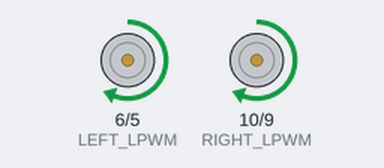
A sketch run on a simulated Arduino Uno, built with avr-gcc and run on an emulated ATmega328P. Shown: motor-driver pin pairs drawn as motors (green arrow = first pin HIGH = forward, orange = second pin HIGH = backward, longer = more drive). What the sketch prints to the serial monitor is not drawn.

Above: at 4.5 s.
At 7.5 s:
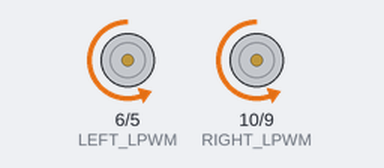
At 10.2 s:
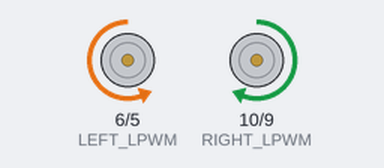
At 14.2 s:
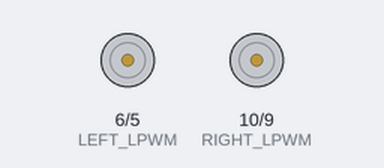
Timing chart, 0 to 18.5 s (numbered marks = the images above):
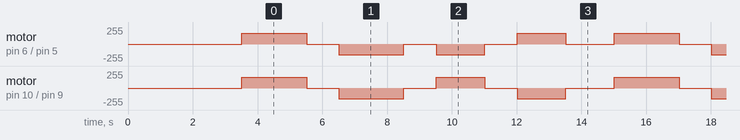

The sketch:

motor-driver-test.ino
```cpp
/**
 * ============================================================================
 * PROJECT   : CYBERROVER X4.3 — STANDALONE MOTOR DRIVER BENCH TEST
 * FILE      : motor-driver-test.ino
 * HARDWARE  : Arduino Uno (ATmega328P) + Dual BTS7960 43A Motor Drivers
 *
 * SEQUENCE IN LOOP:
 *   1. Forward  (2 sec) ➔ STOP (1 sec)
 *   2. Backward (2 sec) ➔ STOP (1 sec)
 *   3. Turn Left (1.5 sec) ➔ STOP (1 sec)
 *   4. Turn Right (1.5 sec) ➔ STOP (1 sec)
 * ============================================================================
 */

// ============================================================================
// 1. PIN DEFINITIONS (Exact match with CyberRover X4.3 Hardware)
// ============================================================================
// Left BTS7960 Motor Driver
const int LEFT_RPWM = 5;
const int LEFT_LPWM = 6;

// Right BTS7960 Motor Driver
const int RIGHT_RPWM = 9;
const int RIGHT_LPWM = 10;

// Test Speed: 0 (Off) to 255 (Full Speed). 160 = Safe ~60% power for testing.
const int TEST_SPEED = 160;

// ============================================================================
// 2. HELPER FUNCTIONS FOR EACH DIRECTION
// ============================================================================

void stopMotors() {
  analogWrite(LEFT_RPWM, 0);
  analogWrite(LEFT_LPWM, 0);
  analogWrite(RIGHT_RPWM, 0);
  analogWrite(RIGHT_LPWM, 0);
}

void moveForward(int speed) {
  // Left Forward
  analogWrite(LEFT_RPWM, 0);
  analogWrite(LEFT_LPWM, speed);
  // Right Forward
  analogWrite(RIGHT_RPWM, 0);
  analogWrite(RIGHT_LPWM, speed);
}

void moveBackward(int speed) {
  // Left Backward
  analogWrite(LEFT_RPWM, speed);
  analogWrite(LEFT_LPWM, 0);
  // Right Backward
  analogWrite(RIGHT_RPWM, speed);
  analogWrite(RIGHT_LPWM, 0);
}

void turnLeft(int speed) {
  // Left Backward, Right Forward (Tank Spin Left)
  analogWrite(LEFT_RPWM, speed);
  analogWrite(LEFT_LPWM, 0);
  analogWrite(RIGHT_RPWM, 0);
  analogWrite(RIGHT_LPWM, speed);
}

void turnRight(int speed) {
  // Left Forward, Right Backward (Tank Spin Right)
  analogWrite(LEFT_RPWM, 0);
  analogWrite(LEFT_LPWM, speed);
  analogWrite(RIGHT_RPWM, speed);
  analogWrite(RIGHT_LPWM, 0);
}

// ============================================================================
// 3. SETUP
// ============================================================================
void setup() {
  // Configure BTS7960 PWM control pins as outputs
  pinMode(LEFT_RPWM, OUTPUT);
  pinMode(LEFT_LPWM, OUTPUT);
  pinMode(RIGHT_RPWM, OUTPUT);
  pinMode(RIGHT_LPWM, OUTPUT);

  // Ensure motors start completely stopped
  stopMotors();

  Serial.begin(115200);
  delay(500);

  Serial.println(F("=================================================="));
  Serial.println(F("    CYBERROVER X4.3 — MOTOR DRIVER BENCH TEST     "));
  Serial.println(F("=================================================="));
  Serial.println(F("Starting in 3 seconds... Keep wheels off the desk!"));

  // 3-second safety pause so you can get ready
  delay(3000);
}

// ============================================================================
// 4. MAIN TEST LOOP
// ============================================================================
void loop() {
  // --- 1. FORWARD ---
  Serial.println(F(">>> 1. MOVING FORWARD"));
  moveForward(TEST_SPEED);
  delay(2000); // Drive for 2 seconds

  Serial.println(F("--- STOP ---"));
  stopMotors();
  delay(1000); // Pause for 1 second


  // --- 2. BACKWARD ---
  Serial.println(F(">>> 2. MOVING BACKWARD"));
  moveBackward(TEST_SPEED);
  delay(2000); // Reverse for 2 seconds

  Serial.println(F("--- STOP ---"));
  stopMotors();
  delay(1000); // Pause for 1 second


  // --- 3. TURN LEFT ---
  Serial.println(F(">>> 3. TURNING LEFT (Tank Pivot)"));
  turnLeft(TEST_SPEED);
  delay(1500); // Spin for 1.5 seconds

  Serial.println(F("--- STOP ---"));
  stopMotors();
  delay(1000); // Pause for 1 second


  // --- 4. TURN RIGHT ---
  Serial.println(F(">>> 4. TURNING RIGHT (Tank Pivot)"));
  turnRight(TEST_SPEED);
  delay(1500); // Spin for 1.5 seconds

  Serial.println(F("--- STOP ---"));
  stopMotors();
  delay(1500); // Pause for 1.5 seconds before repeating


  Serial.println(F("Cycle complete! Repeating...\n"));
}
```

Measured:
- by itself, motor on pin 6 (LEFT_LPWM) / pin 5 (LEFT_RPWM): repeats every 11.5 s: stopped 1.0 s, backward 160/255 2.0 s, stopped 1.0 s, backward 160/255 1.5 s, stopped 1.0 s, forward 160/255 1.5 s, stopped 1.5 s, forward 160/255 2.0 s
- by itself, motor on pin 10 (RIGHT_LPWM) / pin 9 (RIGHT_RPWM): repeats every 11.5 s: stopped 1.0 s, backward 160/255 2.0 s, stopped 1.0 s, forward 160/255 1.5 s, stopped 1.0 s, backward 160/255 1.5 s, stopped 1.5 s, forward 160/255 2.0 s
